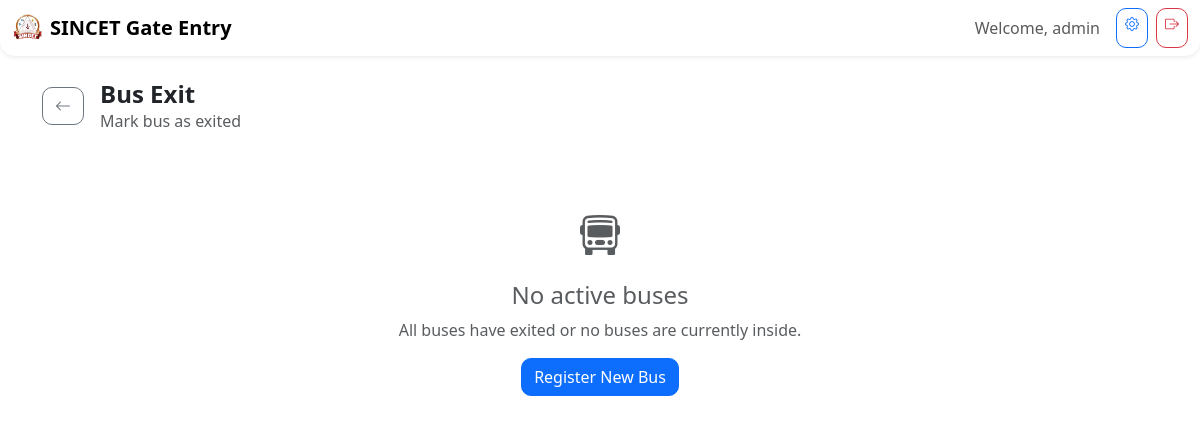
Page /vehicle/bus/exit (signed in) on the earlier database version.
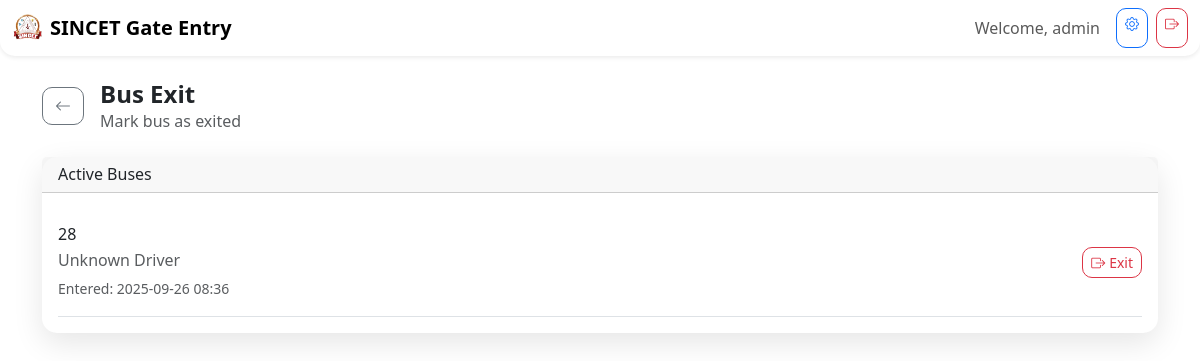
Same page on the later database version.
### models.py (models this page shows, shortened)
class BusEntry(db.Model):
    __tablename__ = 'bus_entries'
    id = db.Column(db.String(36), primary_key=True, default=lambda: str(uuid.uuid4()))
    bus_number = db.Column(db.String(50), nullable=False)
    driver_name = db.Column(db.String(100))
    driver_phone = db.Column(db.String(20))
    entry_time = db.Column(db.DateTime, default=datetime.utcnow)
    exit_time = db.Column(db.DateTime)
    route = db.Column(db.String(100))
    passenger_count = db.Column(db.Integer)
    status = db.Column(db.String(20), default='entered')  # entered, exited
    created_by = db.Column(db.String(100))
    notes = db.Column(db.Text)
    vehicle_type = db.Column(db.String(20), default='bus')  # bus, vehicle
    created_at = db.Column(db.DateTime, default=datetime.utcnow)
    updated_at = db.Column(db.DateTime, default=datetime.utcnow, onupdate=datetime.utcnow)

### routes/vehicle.py (the view)
    def decorated_function(*args, **kwargs):
        if 'user_id' not in session:
            return redirect(url_for('auth.login'))
        return f(*args, **kwargs)

### routes/vehicle.py (called while the page is built)
def login_required(f):
    def decorated_function(*args, **kwargs):
        if 'user_id' not in session:
            return redirect(url_for('auth.login'))
        return f(*args, **kwargs)
    decorated_function.__name__ = f.__name__
    return decorated_function

@vehicle_bp.route('/bus/exit', methods=['GET', 'POST'])
@login_required
def bus_exit():
    if request.method == 'POST':
        return exit()
    active_buses = BusEntry.query.filter_by(status='entered', vehicle_type='bus').order_by(BusEntry.entry_time.desc()).all()
    return render_template('vehicle/bus_exit.html', vehicles=active_buses)

### templates/vehicle/bus_exit.html (shortened to what this page needs)
{% extends "base.html" %}
{% block content %}
<div class="container py-4">
    <div class="d-flex align-items-center mb-4">
        <a href="{{ url_for('index') }}" class="btn btn-outline-secondary me-3">
            <i class="bi bi-arrow-left"></i>
        </a>
        <div>
            <h1 class="h4 fw-bold mb-0">Bus Exit</h1>
            <p class="text-muted mb-0">Mark bus as exited</p>
        </div>
    </div>
    {% if vehicles %}
    <div class="card">
        <div class="card-header">
            <h6 class="mb-0">Active Buses</h6>
        </div>
        <div class="card-body">
            {% for vehicle in vehicles %}
            <div class="d-flex justify-content-between align-items-center border-bottom py-3">
                <div>
                    <h6 class="mb-1">{{ vehicle.bus_number }}</h6>
                    <p class="text-muted mb-1">{{ vehicle.driver_name or 'Unknown Driver' }}</p>
                    <small class="text-muted">Entered: {{ vehicle.entry_time.strftime('%Y-%m-%d %H:%M') }}</small>
                </div>
                <form method="POST" class="d-inline">
                    <button type="submit" class="btn btn-outline-danger btn-sm">
                        <i class="bi bi-box-arrow-right me-1"></i>Exit
                    </button>
                </form>
            </div>
            {% endfor %}
        </div>
    </div>
    {% else %}
    <div class="text-center py-5">
        <i class="bi bi-bus-front fs-1 text-muted"></i>
        <h4 class="mt-3 text-muted">No active buses</h4>
        <p class="text-muted">All buses have exited or no buses are currently inside.</p>
        <a href="{{ url_for('vehicle.bus_entry') }}" class="btn btn-primary">Register New Bus</a>
    </div>
    {% endif %}
</div>
{% endblock %}

Differences in the rows shown:
added BusEntry: bus_number "28", driver_name "Unknown Driver", entry_time "2025-09-26 08:36"
Other differences:
text no longer shown: "No active buses All buses have exited or no buses are currently inside. Register New Bus"
text now shown: "Active Buses"
